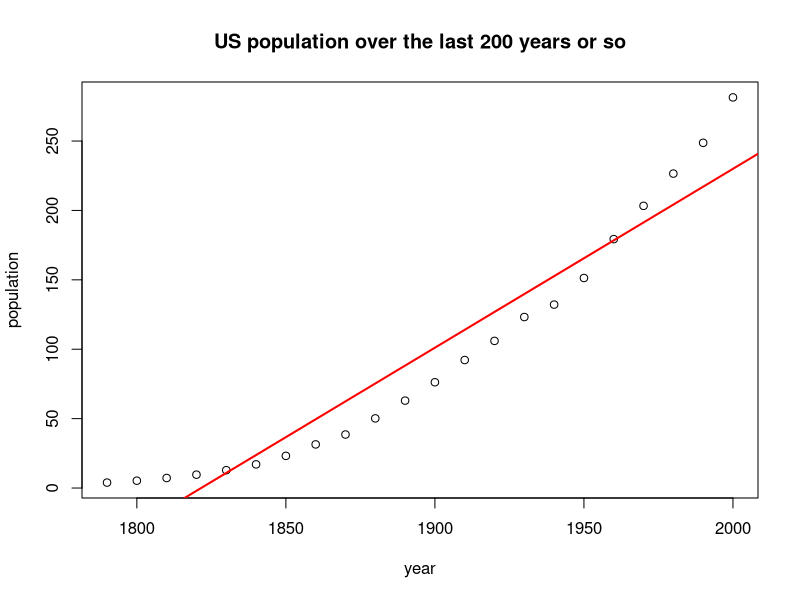
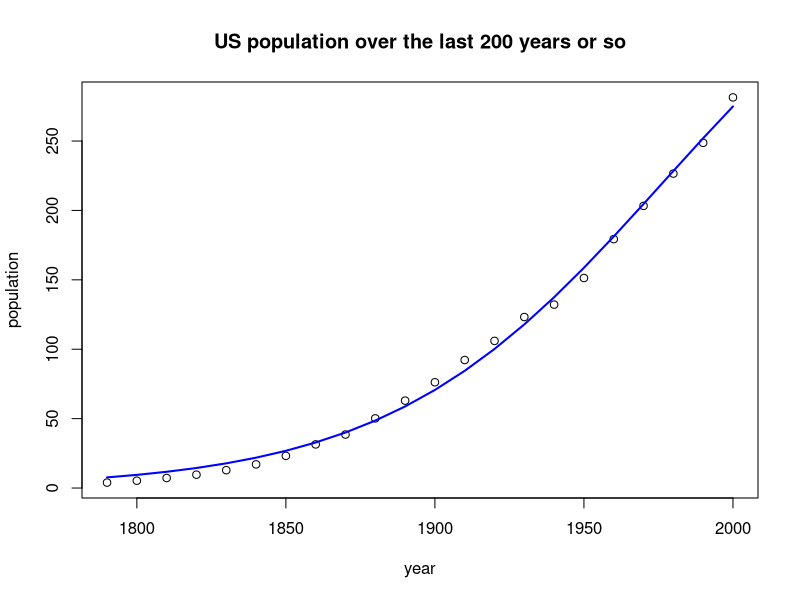

The R script that drew these images, in order:
## ---- chunk 1
knitr::opts_chunk$set(
fig.path = "./articles/figures/nls/"
)
## ---- chunk 2
USPop <- data.frame(
  year = seq(from = 1790, to = 2000, by = 10),
  population = c(3.929, 5.308, 7.240, 9.638, 12.861, 17.063, 23.192, 31.443, 
                 38.558, 50.189, 62.980, 76.212, 92.228, 106.022, 123.203, 
                 132.165, 151.326, 179.323, 203.302, 226.542, 248.710, 281.422)
)

plot(population ~ year, data = USPop, 
     main = "US population over the last 200 years or so")
abline(lm(population ~ year, data = USPop), col = "red", lwd = 2)
## ---- chunk 3
t1 <- max(USPop$population) * 1.05
model_start <- lm(car::logit(population / t1) ~ year, USPop)
starts <- c(t1, model_start$coefficients)
names(starts) <- c("theta1", "theta2", "theta3")
print(starts)
## ---- chunk 4
form <- population ~ theta1  / (1 + exp(-(theta2 + theta3 * year)))
model <- nls(formula = form, data = USPop, start = starts)
print(model)
## ---- chunk 5
plot(population ~ year, data = USPop, 
     main = "US population over the last 200 years or so")
USPop$fitted_values <- fitted(model)
lines(fitted_values ~ year, data = USPop, col = "blue", lwd = 2)
